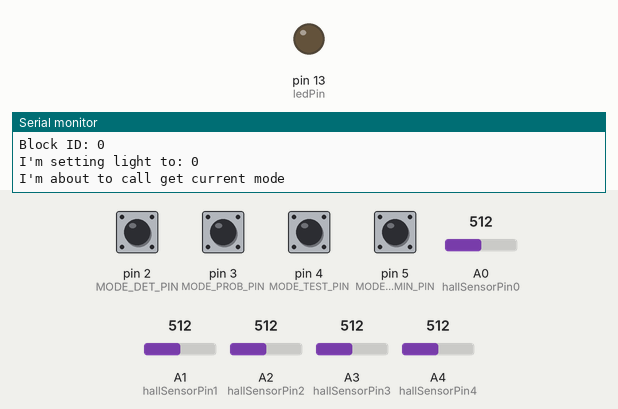
Simulated run of this sketch. Board: Arduino Uno, built with avr-gcc and run on an emulated ATmega328P. Parts: output pins drawn as LEDs (lit = HIGH), the last lines printed to the serial monitor. Dashed ring = blinking. The inputs (shaded band) are chosen by the test bench; at power-on: pin 2 (MODE_DET_PIN), pin 3 (MODE_PROB_PIN), pin 4 (MODE_TEST_PIN), pin 5 (MODE_ADMIN_PIN) HIGH, A0 (hallSensorPin0) = 512, A1 (hallSensorPin1) = 512, A2 (hallSensorPin2) = 512, A3 (hallSensorPin3) = 512, A4 (hallSensorPin4) = 512.

Above: at 1.2 s.
1.3 s: A0 (hallSensorPin0) set to 374
4.3 s: A0 (hallSensorPin0) set to 349
At 4.9 s:
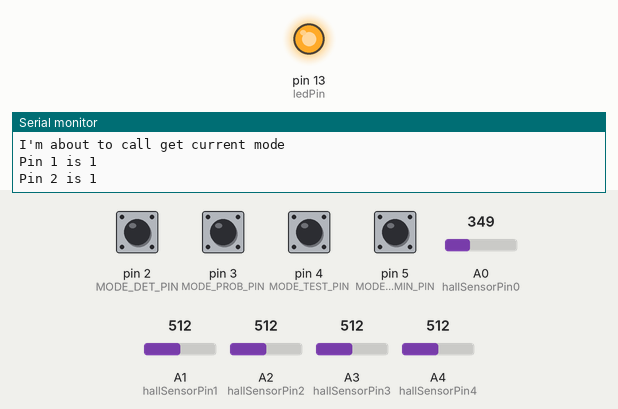
5.9 s: pin 3 (MODE_PROB_PIN) pulled LOW for 0.15 s
At 6.16 s:
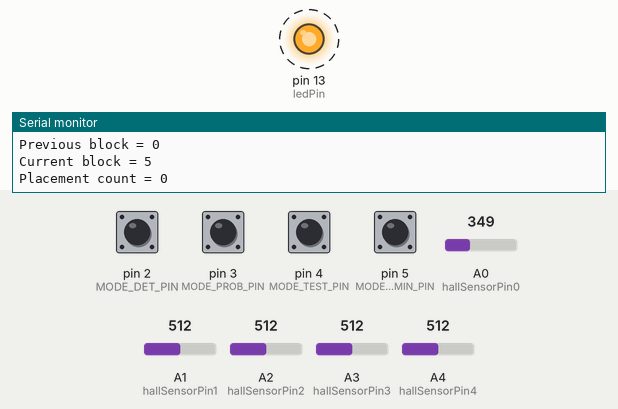
9.0 s: A1 (hallSensorPin1) set to 370
12.0 s: A1 (hallSensorPin1) set to 349
15.0 s: pin 3 (MODE_PROB_PIN) pulled LOW for 1 s
At 15.6 s:
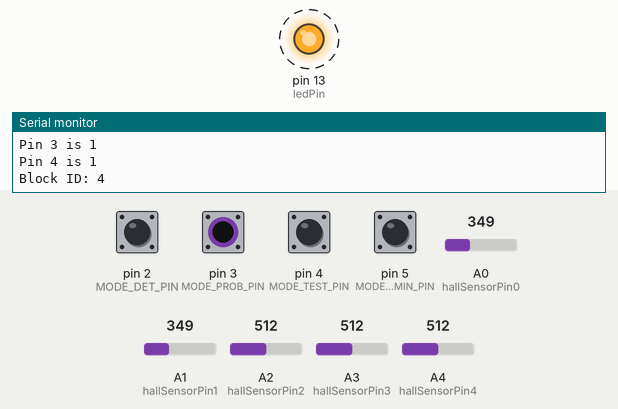
Timing chart, 0 to 18.0 s (numbered marks = the images above; inputs shaded):
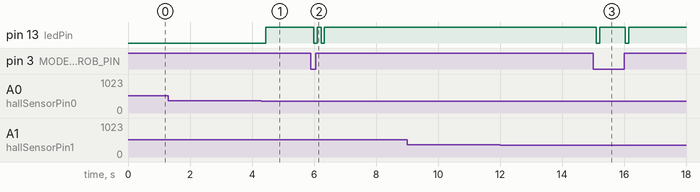

The sketch:

deterministic_reasoning_toy.ino
```cpp
// Pin Definitions
const int hallSensorPin0 = A0; // Analog pin connected to A1320 sensor
const int hallSensorPin1 = A1;
const int hallSensorPin2 = A2;
const int hallSensorPin3 = A3;
const int hallSensorPin4 = A4;

const int ledPin = 13;  // LED pin for visual feedback (optional)
const int MODE_DET_PIN = 2;
const int MODE_PROB_PIN = 3;
const int MODE_TEST_PIN = 4;
const int MODE_ADMIN_PIN = 5;


// Constants
const float voltageRef = 5.0;     // Reference voltage of Arduino (5V)
const int adcResolution = 1023;  // ADC resolution for Arduino (10-bit)
const float magnet_present_threshold_low = 0.5; // experimentally determined voltage threshold
                                            // when north pole is infront of sensor
const float magnet_present_threshold_high = 1.75; // experimentally determined voltage threshold
                                                  // when south pole is in front of sensor

const int MODE_UNKNOWN = -1;
const int MODE_ADMIN = 0;
const int MODE_PROB = 1;
const int MODE_DET = 2;
const int MODE_TEST = 3;
const int MODE_EXP = 4;

const int EMPTY_BLOCK = 0;
const int BLOCK_1 = 1;
const int BLOCK_2 = 2;
const int BLOCK_3 = 3;
const int BLOCK_4 = 4;
const int BLOCK_5 = 5;
const int BLOCK_6 = 6;

const float EMPTY_MIN = 0.0f;
const float EMPTY_MAX = 0.0f;
const float BLOCK1_MIN = 100.0f;
const float BLOCK1_MAX = 1000000.0f;
const float BLOCK2_MIN = 2.0f;
const float BLOCK2_MAX = 2.0f;
const float BLOCK3_MIN = 3.0f;
const float BLOCK3_MAX = 3.0f;
const float BLOCK4_MIN = 4.0f;
const float BLOCK4_MAX = 4.0f;
const float BLOCK5_MIN = 5.0f;
const float BLOCK5_MAX = 5.0f;
const float BLOCK6_MIN = 6.0f;
const float BLOCK6_MAX = 6.0f;

int previous_block = EMPTY_BLOCK;
int current_block = EMPTY_BLOCK;
int placement_count = 0;
const int MAX_COUNT_PROB = 11;

int rand1, rand2, rand3;

int previous_mode = MODE_UNKNOWN;

void setup() {
  Serial.println("Setup");
  reset();
  pinMode(hallSensorPin0, INPUT); // Set Hall sensor pin as input
  pinMode(hallSensorPin1, INPUT);
  pinMode(hallSensorPin2, INPUT);
  pinMode(hallSensorPin3, INPUT);
  pinMode(MODE_PROB_PIN, INPUT_PULLUP);
  pinMode(MODE_DET_PIN, INPUT_PULLUP);
  pinMode(MODE_TEST_PIN, INPUT_PULLUP);
  pinMode(MODE_ADMIN_PIN, INPUT_PULLUP);

  pinMode(ledPin, OUTPUT);       // Set LED pin as output (optional)
  digitalWrite(ledPin, LOW);     // Turn off LED initially
  Serial.begin(9600);            // Initialize serial communication
}


void loop(){
  Serial.println("I'm about to call get current mode");
  int current_mode = get_current_mode();

  if(current_mode != previous_mode){
    Serial.println("Mode Changed");
    reset();
  }
  if(current_mode == MODE_ADMIN){
      run_admin_mode();
  }
  else if(current_mode == MODE_PROB){
    run_prob_mode();
  }
  else if(current_mode == MODE_DET){
    run_det_mode();
  }
  else if(current_mode == MODE_TEST){
    run_test_mode();
  }
  else if(current_mode == MODE_EXP){
    run_exp_mode();
  }
  else{
    Serial.print("knob read error");
  }
  previous_mode = current_mode;
}

void run_prob_mode(){
  // For probabilistic condition:
// - 1st block makes machine light up 3/3 times
// - 2nd block makes machine light up 0/3 times
// - 3rd block makes machine light up 2⁄3 times (on 2nd and 3rd tries)
// - 4th block makes machine light up 1⁄3 times (on 3rd try)
  current_block = get_block_id();
  if(current_block == EMPTY_BLOCK){
    set_light(false);
  }
  if(placement_count > MAX_COUNT_PROB || previous_block == current_block){
    return;
  }
  Serial.print("Previous block = "); Serial.println(previous_block);
  Serial.print("Current block = "); Serial.println(current_block);
  Serial.print("Placement count = "); Serial.println(placement_count);
  if(previous_block == EMPTY_BLOCK && current_block != EMPTY_BLOCK){
    switch(placement_count){
      case 0: // 1st block placement
        set_light(true);
        break;
      case 1: // 2nd block placement
        set_light(true);
        break;
      case 2: // 3rd block placement
        set_light(true);
        break;
      case 7: // 8th block placement (3rd block, second time)
        set_light(true);
        break;
      case 8: // 9th block placement (3rd block, thrid time)
        set_light(true);
        break;
      case 11: // last block placement (4th block, third time)
        set_light(true);
        break;
      default:
        set_light(false);
        break;
    }
    placement_count++;
  }
  else if(previous_block != EMPTY_BLOCK && current_block == EMPTY_BLOCK){
    set_light(false);
  }
  previous_block = current_block;
}

void run_det_mode(){
//   For deterministic condition:
// - 1st block makes machine light up 3/3 times
// - 2nd block makes machine light up 0/3 times
// - 3rd block makes machine light up 3/3 times
// - 4th block makes machine light up 3/3 times
  current_block = get_block_id();
  if(current_block == EMPTY_BLOCK){
    set_light(false);
  }
  if(placement_count > MAX_COUNT_PROB || previous_block == current_block){
    return;
  }
  Serial.print("Previous block = "); Serial.println(previous_block);
  Serial.print("Current block = "); Serial.println(current_block);
  Serial.print("Placement count = "); Serial.println(placement_count);
  if(previous_block == EMPTY_BLOCK && current_block != EMPTY_BLOCK){
    switch(placement_count){
      case 3: // 4th block placement (2nd block 1st time)
        set_light(false);
        break;
      case 4: // 5th block placement (2nd block, 2nd time)
        set_light(false);
        break;
      case 5: // 6th block placement (2nd block, 3rd time)
        set_light(false);
        break;
      default:
        set_light(true);
        break;
    }
    placement_count++;
  }
  else if(previous_block != EMPTY_BLOCK && current_block == EMPTY_BLOCK){
    set_light(false);
  }
  previous_block = current_block;
}


void run_test_mode(){
//   Now kids get to play with the machine by themselves. Machine would be le
// “on.”

// - 6 blocks total
// - 3 make the machine go every time they’re placed on top (we gave all of these
// blocks magnets in each hole at the bottom of the block and the code said that if
// there is 1 or more magnet(s) on the machine, the light would turn on))
// - 3 never make the machine go (none of these blocks had magnets on them)
  current_block = get_block_id();
  if(current_block == EMPTY_BLOCK){
    set_light(false);
  }
  if(previous_block == EMPTY_BLOCK && current_block != EMPTY_BLOCK){
  set_light(true);
  }
  else {
  set_light(false);
  }
  //get_block_id();
  //delay(1000);
}

void run_admin_mode(){
  Serial.println("admin");
}

//void run_exp_mode(){
  //Serial.println(get_sensor_value());
//}

void reset(){
  placement_count = 0;
  previous_block = EMPTY_BLOCK;
  current_block = EMPTY_BLOCK;
  // rand1 = random(1,7);
  // rand2 = random(1,7);
  // while(rand2 == rand1){
  //   rand2 = random(1,7);
  // }
  // rand3 = random(1,7);
  // while(rand3 == rand2 || rand3 == rand1){
  //   rand3 = random(1,7);
  // }
  set_light(false);
  Serial.println("reset");
}

int get_block_id(){
  //delay(1000);
  int block = EMPTY_BLOCK;
  bool active0 = is_sensor_active(hallSensorPin0);
  bool active1 = is_sensor_active(hallSensorPin1);
  bool active2 = is_sensor_active(hallSensorPin2);
  bool active3 = is_sensor_active(hallSensorPin3);
  bool active4 = is_sensor_active(hallSensorPin4);

  if(!active0 && !active1 && !active2 && !active3 && !active4 ){
    block = EMPTY_BLOCK;
  }
  else if(!active0 && active1 && !active2 && !active3 && !active4 || !active0 && !active1 && active2 && !active3 && !active4 || !active0 && !active1 && !active2 && active3 && !active4 || !active0 && !active1 && !active2 && !active3 && active4){
    block = BLOCK_1;
  }
  else if(!active0 && active1 && active2 && !active3 && !active4 || !active0 && !active1 && active2 && !active3 && active4 || !active0 && !active1 && !active2 && active3 && active4 || !active0 && active1 && !active2 && active3 && !active4){
    block = BLOCK_2;
  }
  else if(!active0 && active1 && !active2 && !active3 && active4 || !active0 && !active1 && active2 && active3 && !active4){
    block = BLOCK_3;
  }
  else if(!active0 && active1 && active2 && !active3 && active4 || !active0 && !active1 && active2 && active3 && active4 || !active0 && active1 && !active2 && active3 && active4 || !active0 && active1 && active2 && active3 && !active4){
    block = BLOCK_4;
  }
  else if(!active0 && active1 && active2 && active3 && active4){
    block = BLOCK_5;
  }
  else if(active0 && !active1 && !active2 && !active3 && !active4){
    block = BLOCK_6;
  }
  else{
   Serial.println("block id error");
  }
  Serial.print("Block ID: "); Serial.println(block);
  return block;
}

float get_sensor_value(int hallSensor){
  int sensorValue = analogRead(hallSensor);
  float voltage = sensorValue * (voltageRef / adcResolution);
  return voltage;
}

bool is_sensor_active(int hallSensor){
  float sensor_voltage = get_sensor_value(hallSensor);
  return ((sensor_voltage  < magnet_present_threshold_low)
          || (sensor_voltage > magnet_present_threshold_high) );
}

void set_light(bool on){
  digitalWrite(ledPin, on ? HIGH : LOW);
  Serial.print("I'm setting light to: "); Serial.println(on);
}

int get_current_mode(){
  //delay(1000);
  Serial.print("Pin 1 is "); Serial.println(digitalRead(MODE_DET_PIN));
  Serial.print("Pin 2 is "); Serial.println(digitalRead(MODE_PROB_PIN));
  Serial.print("Pin 3 is "); Serial.println(digitalRead(MODE_TEST_PIN));
  Serial.print("Pin 4 is "); Serial.println(digitalRead(MODE_ADMIN_PIN));
  if(digitalRead(MODE_PROB_PIN) == HIGH){
    return MODE_PROB;
  }
  else if(digitalRead(MODE_DET_PIN) == HIGH){
    return MODE_DET;
  }
  else if(digitalRead(MODE_TEST_PIN) == HIGH){
    return MODE_TEST;
  }
  else if(digitalRead(MODE_ADMIN_PIN) == HIGH){
    return MODE_ADMIN;
  }
  else{
    return MODE_UNKNOWN;
  }
}

void run_exp_mode(){
  delay(1000);
  Serial.println(get_block_id());
  Serial.print("Sensor 0 is "); Serial.println(get_sensor_value(hallSensorPin0));
  Serial.print("Sensor 1 is "); Serial.println(get_sensor_value(hallSensorPin1));
  Serial.print("Sensor 2 is "); Serial.println(get_sensor_value(hallSensorPin2));
  Serial.print("Sensor 3 is "); Serial.println(get_sensor_value(hallSensorPin3));
  Serial.print("Sensor 4 is "); Serial.println(get_sensor_value(hallSensorPin4));
}


// void loopold() {
//   // Read analog value from sensor
//   //int sensorValue = analogRead(hallSensorPin);

//   // Convert analog value to voltage
//   //float voltage = sensorValue * (voltageRef / adcResolution);

//   // Calculate magnetic field strength (in Gauss)
//   // Center voltage (no magnetic field) is approximately 2.5V
//   float magneticFieldStrength = (voltage - 2.5) / (sensitivity / 1000.0); // Gauss

//   // Print results to Serial Monitor
//   Serial.print("Voltage: ");
//   Serial.print(voltage, 3); // Print voltage with 3 decimal places
//   Serial.print(" V, Magnetic Field Strength: ");
//   Serial.print(magneticFieldStrength, 3); // Print field strength with 3 decimal places
//   Serial.println(" G");

//   // Optional: Light up LED if strong field detected
//   if (abs(magneticFieldStrength) > 100) { // Adjust threshold as needed
//     digitalWrite(ledPin, HIGH);
//   } else {
//     digitalWrite(ledPin, LOW);
//   }

//   delay(500); // Delay for readability
// }
```

Measured:
- the behaviour switches between 359 and 358 on A0 (hallSensorPin0) (found by bisection; images 0 and 1)
- after the input at 4.3 s, pin 13 (ledPin): LOW → HIGH after 0.15 s
- after the input at 5.9 s, pin 13 (ledPin): alternates HIGH for 0.13 s and LOW for 0.11 s, 4 changes in all, then stays HIGH, starting after 0.09 s
- after the input at 15.0 s, pin 13 (ledPin): alternates HIGH for 0.83 s and LOW for 0.11 s, 4 changes in all, then stays HIGH, starting after 0.10 s
